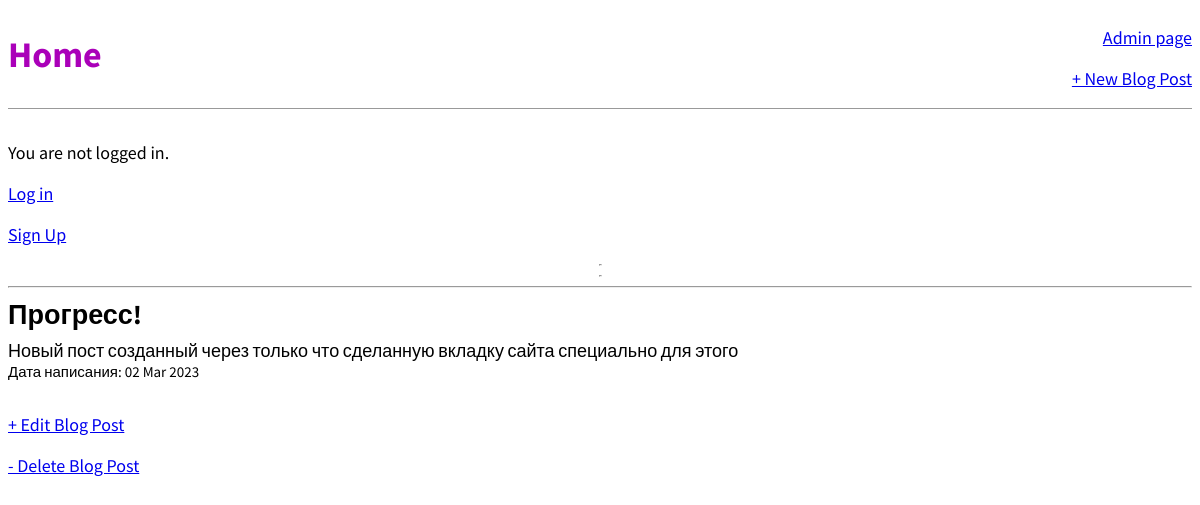
/post/5/, run on the app's committed database.
### blog/models.py (models this page shows, shortened)
class Post(models.Model):
    title = models.CharField(max_length=400)
    author = models.ForeignKey("auth.User", on_delete=models.CASCADE,)
    body = models.TextField()
    pub_date = models.DateTimeField('date published', auto_now_add=True)

### blog/views.py (the view)
# urls.py: path('post/<int:pk>/', BlogDetailView.as_view(), name='post_detail'),
class BlogDetailView(DetailView):
    model = Post
    ordering = ['-pub_date']
    template_name = 'post_detail.html'

### templates/post_detail.html
{% extends 'base.html' %}
{% block content %}
<div class="post-entry">
    <h2>{{object.title}}</h2>
    <p>{{object.body}}</p>
    <p><small>Дата написания: {{post.pub_date|date:"d M Y"}}</small></p>
</div>
<p><a href='{% url 'post_edit' post.pk %}'>+ Edit Blog Post</a></p>
<P><a href='{% url 'post_delete' post.pk %}'>- Delete Blog Post</a></P>
{% endblock content %}

### static/css/base.css (style rules this page uses)
body { font-family: 'Source Sans Pro', sans-serif; font-size: 18px; }
.post-entry { margin-bottom: 2rem; }
.post-entry h2 { margin: 0.5rem 0; }
.post-entry p { margin: 0; font-weight: 400; }

### data on the page
Post: title "Прогресс!", body "Новый пост созданный через только что сделанную вкладку сайта специально для этого", pub_date "02 Mar 2023"
